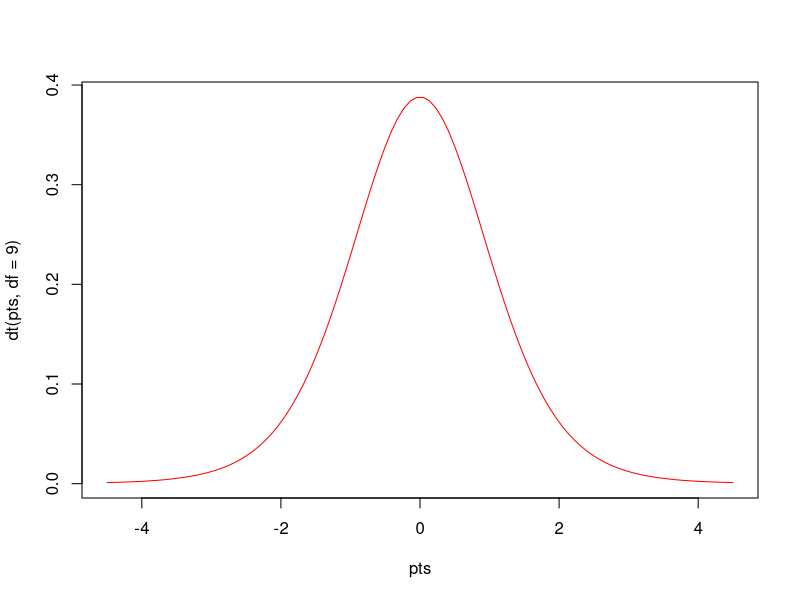

This figure's R source:
# Author: Pawar, Date: 09/23/2022, Purpose: Calculate T test for sample data.

# Generates 2 varaibles/groups called x and y
x = rnorm(10)
y = rnorm(10)

# Generates data points in sequence from -4.5 to 4.5
pts = seq(-4.5,4.5,length=100)

# Plots x and y to visualize distribution curve
plot(pts,dt(pts,df=9),col='red',type='l')


